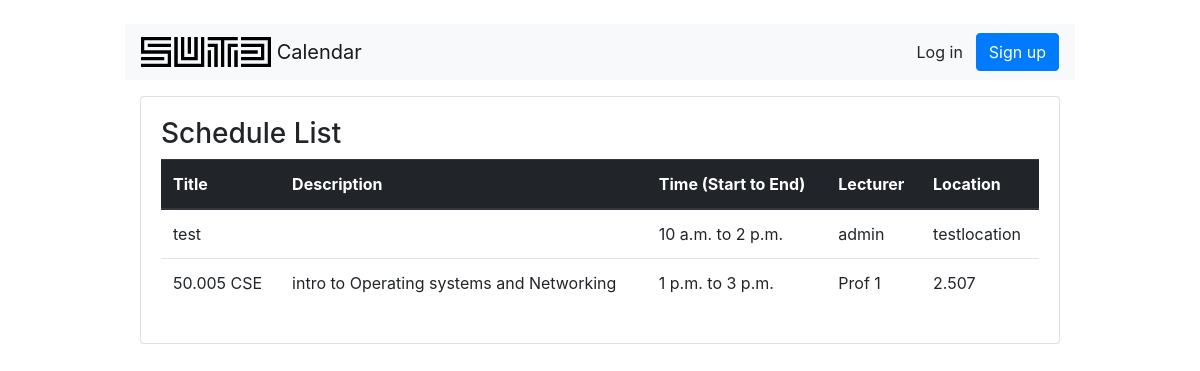
Page /schedule/ on the committed database.
### schedule/models.py (models this page shows, shortened)
class Schedule(models.Model):
    title = models.CharField(max_length=120)
    description = models.TextField(blank=True, null=True)
    date = models.DateField(("Date"), default=datetime.date.today)
    start_time = models.TimeField()
    end_time = models.TimeField()
    lecturer = models.CharField(max_length=50)
    location = models.CharField(max_length=50)

### schedule/views.py (the view)
# urls.py: path('', ScheduleListView.as_view(), name='list'),
class ScheduleListView(ListView):
	model = Schedule
	template_name = "schedule/schedule_list.html"
	queryset = Schedule.objects.all()

### schedule/templates/schedule/schedule_list.html (shortened to what this page needs)
{% extends 'base.html' %}
{% block content %}
	<h3>Schedule List</h3>
	<table  class="table table-hover">
		<thead class="thead-dark">
			<tr>
			    <th scope="col">Title</th>
			    <th scope="col">Description</th>
			    <th scope="col">Time (Start to End)</th>
			    <th scope="col">Lecturer</th>
			    <th scope="col">Location </th>
		  	</tr>
			{% for item in object_list %}
		    	 <tr>
					<td>{{ item.title }} </td>
					<td>{{ item.description }}</td>
					<td>{{ item.start_time }} to {{ item.end_time }}</td>
					<td>{{ item.lecturer }} </td>
					<td>{{ item.location }}</td>
				</tr>
	   	{% empty %}
	    	<tr>
				<td>No schedules yet </td>
				<td></td>
				<td></td>
	    	</tr>
		{% endfor %}
	</table>
{% endblock %}

### rows in the picture
Schedule: title "test", start_time "10 a.m.", end_time "2 p.m.", lecturer "admin", location "testlocation"
Schedule: title "50.005 CSE", description "intro to Operating systems and Networking", start_time "1 p.m.", end_time "3 p.m.", lecturer "Prof 1", location "2.507"
